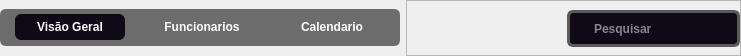
            <widget class="QWidget" name="btns_principais_do_dashboard" native="true">
             <property name="sizePolicy">
              <sizepolicy hsizetype="Expanding" vsizetype="Expanding">
               <horstretch>0</horstretch>
               <verstretch>0</verstretch>
              </sizepolicy>
             </property>
             <property name="minimumSize">
              <size>
               <width>200</width>
               <height>56</height>
              </size>
             </property>
             <property name="maximumSize">
              <size>
               <width>16777215</width>
               <height>56</height>
              </size>
             </property>
             <property name="styleSheet">
              <string notr="true">QPushButton{


 background-color: rgb(91, 91, 91);
}</string>
             </property>
             <layout class="QHBoxLayout" name="horizontalLayout_32">
              <property name="leftMargin">
               <number>0</number>
              </property>
              <property name="topMargin">
               <number>0</number>
              </property>
              <property name="rightMargin">
               <number>0</number>
              </property>
              <property name="bottomMargin">
               <number>0</number>
              </property>
              <item>
               <widget class="QFrame" name="frame_btns">
                <property name="sizePolicy">
                 <sizepolicy hsizetype="Fixed" vsizetype="Fixed">
                  <horstretch>0</horstretch>
                  <verstretch>0</verstretch>
                 </sizepolicy>
                </property>
                <property name="minimumSize">
                 <size>
                  <width>400</width>
                  <height>37</height>
                 </size>
                </property>
                <property name="styleSheet">
                 <string notr="true">QFrame{

border: 4px solid #6c6c6c;
}
QFrame{
background-color: rgb(108, 108, 108);
border-radius: 6px;
}
QPushButton {
   
    
	font: 75 10pt &quot;Inter 18pt&quot;;
	font-weight: bold;
    background-color: #6c6c6c;
    color: white;
    padding: 6px 22px;
    border-radius: 6px;
    border: none;
    min-width: 54px;   /* largura mínima */
}
QPushButton:hover {
    background-color: #4a4a4a;
}
QPushButton:checked {
    background-color: #100917;
    
}
</string>
                </property>
                <property name="frameShape">
                 <enum>QFrame::StyledPanel</enum>
                </property>
                <property name="frameShadow">
                 <enum>QFrame::Raised</enum>
                </property>
                <layout class="QHBoxLayout" name="horizontalLayout_33">
                 <property name="spacing">
                  <number>6</number>
                 </property>
                 <property name="leftMargin">
                  <number>0</number>
                 </property>
                 <property name="topMargin">
                  <number>0</number>
                 </property>
                 <property name="rightMargin">
                  <number>0</number>
                 </property>
                 <property name="bottomMargin">
                  <number>0</number>
                 </property>
                 <item>
                  <widget class="QPushButton" name="btn_rendimento_do_dash">
                   <property name="sizePolicy">
                    <sizepolicy hsizetype="Fixed" vsizetype="Fixed">
                     <horstretch>0</horstretch>
                     <verstretch>0</verstretch>
                    </sizepolicy>
                   </property>
                   <property name="cursor">
                    <cursorShape>PointingHandCursor</cursorShape>
                   </property>
                   <property name="text">
                    <string>Visão Geral</string>
                   </property>
                   <property name="checkable">
                    <bool>true</bool>
                   </property>
                   <property name="checked">
                    <bool>true</bool>
                   </property>
                   <attribute name="buttonGroup">
                    <string notr="true">rendimen_func_calen</string>
                   </attribute>
                  </widget>
                 </item>
                 <item>
                  <widget class="QPushButton" name="btn_func_do_dash">
                   <property name="sizePolicy">
                    <sizepolicy hsizetype="Fixed" vsizetype="Fixed">
                     <horstretch>0</horstretch>
                     <verstretch>0</verstretch>
                    </sizepolicy>
                   </property>
                   <property name="minimumSize">
                    <size>
                     <width>98</width>
                     <height>0</height>
                    </size>
                   </property>
                   <property name="cursor">
                    <cursorShape>PointingHandCursor</cursorShape>
                   </property>
                   <property name="text">
                    <string>Funcionarios</string>
                   </property>
                   <property name="checkable">
                    <bool>true</bool>
                   </property>
                   <attribute name="buttonGroup">
                    <string notr="true">rendimen_func_calen</string>
                   </attribute>
                  </widget>
                 </item>
                 <item>
                  <widget class="QPushButton" name="btn_calendario_do_dash">
                   <property name="sizePolicy">
                    <sizepolicy hsizetype="Fixed" vsizetype="Fixed">
                     <horstretch>100</horstretch>
                     <verstretch>0</verstretch>
                    </sizepolicy>
                   </property>
                   <property name="cursor">
                    <cursorShape>PointingHandCursor</cursorShape>
                   </property>
                   <property name="text">
                    <string>Calendario</string>
                   </property>
                   <property name="shortcut">
                    <string/>
                   </property>
                   <property name="checkable">
                    <bool>true</bool>
                   </property>
                   <attribute name="buttonGroup">
                    <string notr="true">rendimen_func_calen</string>
                   </attribute>
                  </widget>
                 </item>
                </layout>
               </widget>
              </item>
              <item alignment="Qt::AlignRight">
               <widget class="QFrame" name="frame_pesquisa">
                <property name="sizePolicy">
                 <sizepolicy hsizetype="Expanding" vsizetype="Expanding">
                  <horstretch>0</horstretch>
                  <verstretch>0</verstretch>
                 </sizepolicy>
                </property>
                <property name="styleSheet">
                 <string notr="true">
QLineEdit {
	font: 75 10pt &quot;Inter 18pt&quot;;
	font-weight: bold;
	font-color: rgb(255, 255, 255);
    background-color: #100917;
    color: white;
    padding: 6px 22px;
    border-radius: 6px;
    border: 3px solid #5a5a5a;
    min-width: 110px;   /* largura mínima */
}
QLineEdit:hover {
    background-color: #4a4a4a;
}
QLineEdit:checked {
    background-color: #100917;
    font-weight: bold;
}
</string>
                </property>
                <property name="frameShape">
                 <enum>QFrame::StyledPanel</enum>
                </property>
                <property name="frameShadow">
                 <enum>QFrame::Raised</enum>
                </property>
                <layout class="QHBoxLayout" name="horizontalLayout_34">
                 <property name="leftMargin">
                  <number>160</number>
                 </property>
                 <property name="rightMargin">
                  <number>0</number>
                 </property>
                 <item>
                  <widget class="QLineEdit" name="lineedit_campo_pesquisa">
                   <property name="sizePolicy">
                    <sizepolicy hsizetype="Expanding" vsizetype="Expanding">
                     <horstretch>0</horstretch>
                     <verstretch>0</verstretch>
                    </sizepolicy>
                   </property>
                   <property name="minimumSize">
                    <size>
                     <width>160</width>
                     <height>37</height>
                    </size>
                   </property>
                   <property name="maximumSize">
                    <size>
                     <width>200</width>
                     <height>16777215</height>
                    </size>
                   </property>
                   <property name="styleSheet">
                    <string notr="true"/>
                   </property>
                   <property name="placeholderText">
                    <string>Pesquisar</string>
                   </property>
                  </widget>
                 </item>
                </layout>
               </widget>
              </item>
             </layout>
            </widget>
